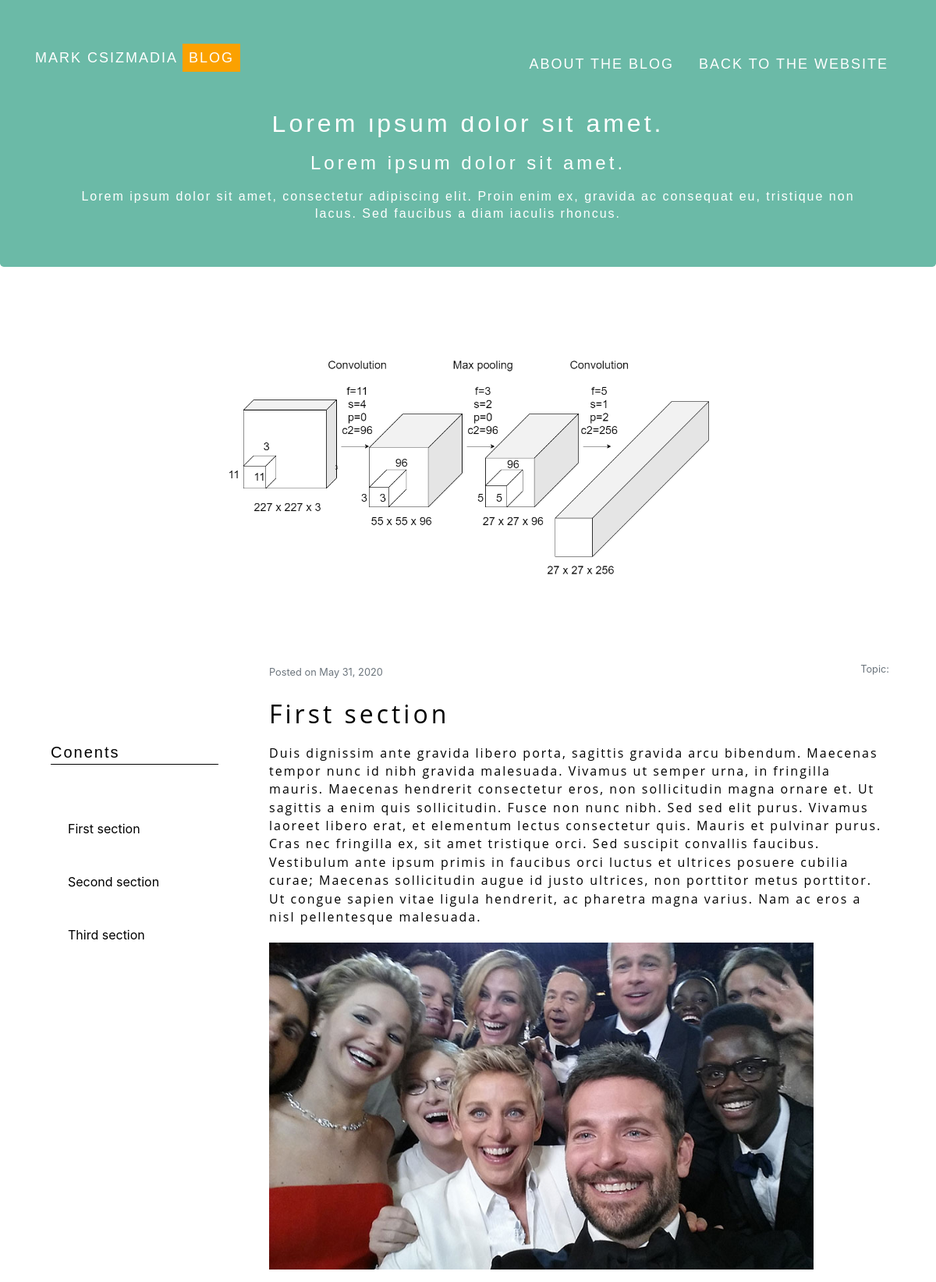
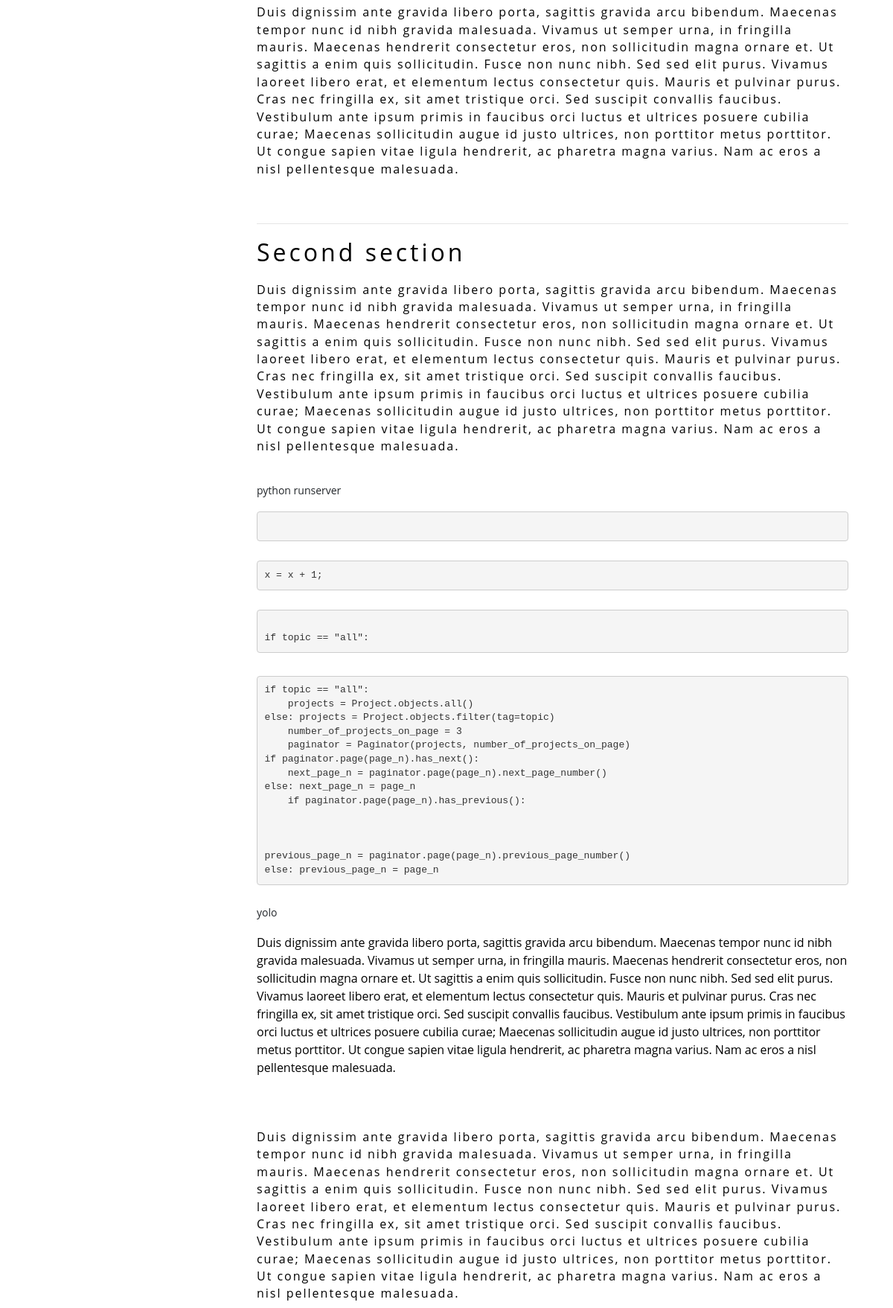
The app's page /blog/post-about-naive-cnn/ (upper part) with its own data (2 pictures, top to bottom).
### blog/models.py (models this page shows, shortened)
class Post(models.Model):
    title = models.CharField(max_length=200)
    image = models.ImageField(default='default.jpg', upload_to='post_pics')
    short_intro = models.TextField(default="default short intro")
    content = models.TextField(default="default content")
    section_texts = models.TextField(default="none")
    author = models.ForeignKey(User, on_delete=models.CASCADE)
    tags = models.ManyToManyField(Tag)
    technologies = models.CharField(max_length=300, default="default_technology")
    date_posted = models.DateTimeField(default=timezone.now)
    date_updated = models.DateTimeField(default=timezone.now)
    slug = models.SlugField(default="", unique=True)
    featured = models.BooleanField(default=False)

### blog/views.py (the view)
# urls.py: path('<slug:slug>/', post_detail_view, name='post-detail'),
def post_detail_view(request, slug):
    post = Post.objects.get(slug=slug)
    sections = {}
    for idx, section_text in enumerate(post.section_texts.split("#")):
        sections["section_"+str(idx+1)] = section_text
    context = {"object": post, "sections": sections}
    return render(request, 'blog/post_detail.html', context)

### blog/templates/blog/post_detail.html (shortened to what this page needs)
{% extends "blog/blog_base.html" %}
{% block content %}
    <div class="progress-container" id="progress_container">
    </div>
    <div class="container">
        <div id="detailed_post_embedded" class="container">
            <div class="embed-responsive embed-responsive-16by9">
                <img class="embed-responsive-item fadeIn" src="{{ object.image.url }}" alt="Card image cap">
            </div>
        </div>
        <div class="row">
            <div class="col-lg-3">
                <div id="sidebar" class="container sticky-top">
                    <h3 id="contents_header" class="mb-5">Conents</h3>
                    <div id="sidebar_list" class="list-group">
                        {% for section_id, section_text in sections.items %}
                            <a href="#{{ section_id }}" class="list-group-item list-group-item-action my-2 text-left">{{ section_text }}</a>
                        {% endfor %}
                    </div>
                </div>
            </div>
            <div class="col-lg-9">
                <div id="post_list" class="container">
                    <div class="header">
                        <small class="text-muted">Posted on {{ object.date_posted|date:"F d, Y" }}</small>
                        <small class="text-muted pull-right">Topic: {{ object.project.title }}</small>
                    </div>
                    {{ object.content|safe }}
                </div>
            </div>
        </div>
    </div>
{% endblock content %}

### core_app/static/core_app/main.css (style rules this page uses)
:root { --main-color-1: #6bbaa7; --main-color-2: #fba100; --main-color-3: #6c648b; --main-color-4: #b6a19e; --main-color-white: #ffffff; --main-color-text: #000000; }
h1 { font: 32px Arial, sans-serif !important; padding-bottom: 5px; letter-spacing: 4px; }
h3 { font: 20px Arial, sans-serif !important; padding-top: 5px; padding-bottom: 5px; letter-spacing: 2px; }
p { font: 16px Arial, sans-serif !important; padding-top: 5px; padding-bottom: 0px; line-height: 1.4 !important; letter-spacing: 2px; }
body { background: var(--main-color-white); color: var(--main-color-text); margin-top: 0; padding-top: 70px; position: relative; }
.fadeIn { animation-name: fadeIn; -webkit-animation-name: fadeIn; animation-duration: 1.5s; -webkit-animation-duration: 1.5s; animation-timing-function: ease-in-out; -webkit-animation-timing-function: ease-in-out; visibility: visible !important; }
#post_list { padding-top: 70px; }
.progress-container { width: 100%; height: 8px; background: var(--main-color-white); z-index: 10; position: -webkit-sticky; position: sticky; top: 70px; }
#detailed_post_embedded { padding-top: 70px; width: 60%; }
#sidebar { margin-top: 70px; padding: 100px 20px; }
.list-group-item-action { background: var(--main-color-white); color: var(--main-color-black); border: 2px solid var(--main-color-white); }
#contents_header { border-bottom: 1px solid #000; padding-bottom: 3px; }

### records on screen
Post: image (picture), date_posted "May 31, 2020", content "First section Duis dignissim ante gravida libero porta, sagittis gravida arcu bibendum. Maecenas tempor nunc id nibh gravida malesuada. Vivamus ut semper urna, in fringilla mauris. Maecenas hendrerit consectetur eros, non sollicitudin magna ornare et. Ut sagittis a enim quis sollicitudin. Fusce non nunc nibh. Sed sed elit purus. Vivamus laoreet libero erat, et elementum lectus consectetur quis. Mauris et pulvinar purus. Cras nec fringilla ex, sit amet tristique orci. Sed suscipit convallis faucibus. Vestibulum ante ipsum primis in faucibus orci luctus et ultrices posuere cubilia curae; Maecenas sollicitudin augue id justo ultrices, non porttitor metus porttitor. Ut congue sapien vitae…", content (picture)

### other values on screen
{{ section_text }} "First section" "Second section" "Third section"
